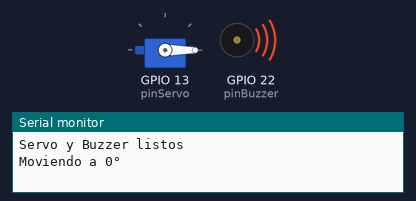
Bench run of a sketch on a simulated ESP32. On the bench: servo, buzzer (waves = sounding), the last lines printed to the serial monitor.

Above: at 0.05 s.
At 1.5 s:
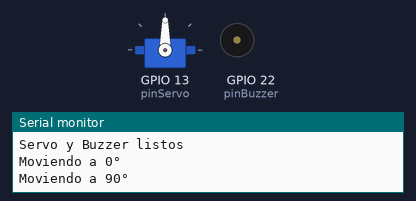
At 3.0 s:
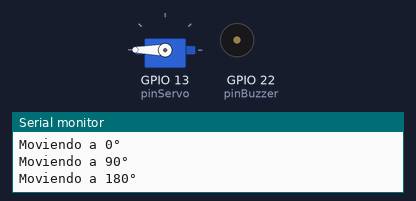
Timing chart, 0 to 6.9 s (numbered marks = the images above):
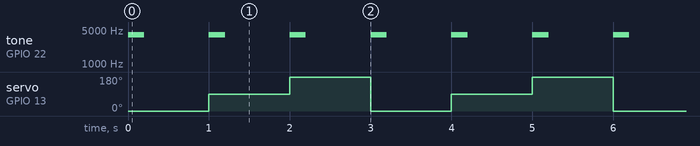

Measured:
- by itself, tone on GPIO 22 (pinBuzzer): alternates 4000 Hz for 0.20 s and silent for 0.80 s
- by itself, servo on GPIO 13 (pinServo): repeats every 3.0 s: 180° 1.0 s, 0° 1.0 s, 90° 1.0 s

The sketch:

provaServo01.ino
```cpp
#include <ESP32Servo.h>

Servo miServo;
int pinServo = 13;   // Pin del servo
int pinBuzzer = 22;  // Pin del buzzer (puedes cambiar a otro GPIO)

void setup() {
  Serial.begin(115200);

  // Configurar el servo
  miServo.attach(pinServo);

  // Configurar el buzzer
  pinMode(pinBuzzer, OUTPUT);

  Serial.println("Servo y Buzzer listos");
}

void loop() {
  // Mover a 0 grados + pitido corto
  Serial.println("Moviendo a 0°");
  miServo.write(0);
  tone(pinBuzzer, 4000, 200);
  delay(1000);

  // Mover a 90 grados + pitido medio
  Serial.println("Moviendo a 90°");
  miServo.write(90);
  tone(pinBuzzer, 4000, 200);
  delay(1000);

  // Mover a 180 grados + pitido agudo
  Serial.println("Moviendo a 180°");
  miServo.write(180);
  tone(pinBuzzer, 4000, 200);
  delay(1000);
}
```
